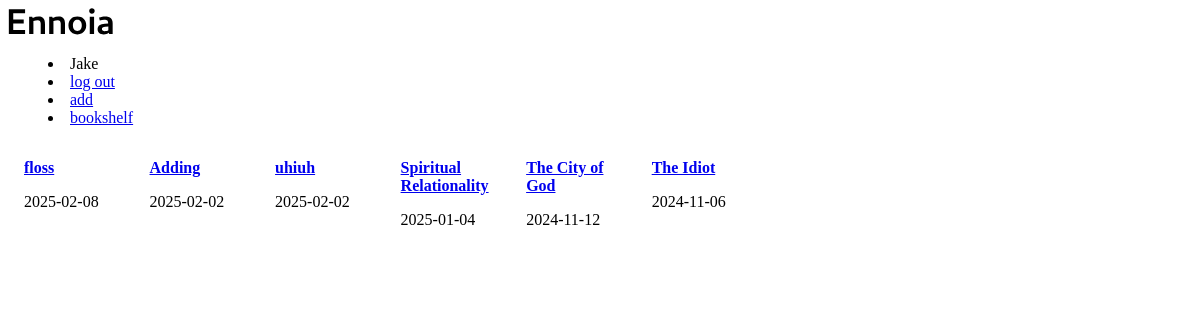
Page / (signed in) on the earlier database version.
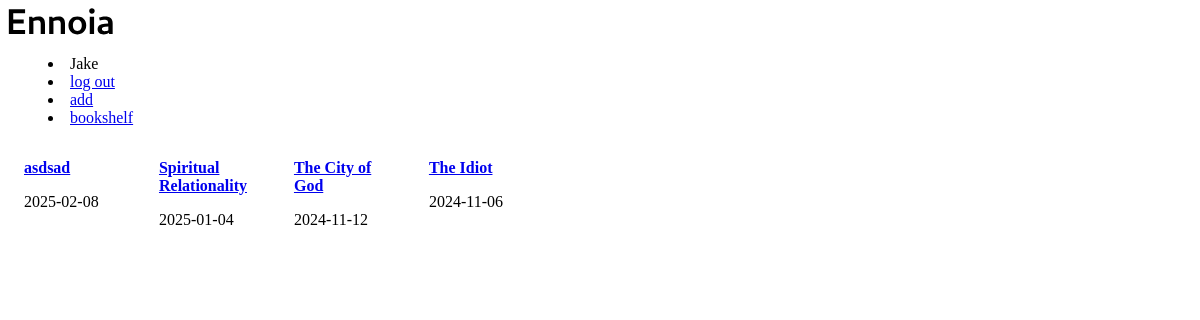
Same page on the later database version.
### tables this page shows
CREATE TABLE user (
    id INTEGER PRIMARY KEY AUTOINCREMENT,
    username TEXT UNIQUE NOT NULL,
    password TEXT NOT NULL
);

CREATE TABLE book (
        id INTEGER PRIMARY KEY AUTOINCREMENT,
        author TEXT NOT NULL,
        title TEXT NOT NULL,
        notes TEXT,
        added DATETIME DEFAULT CURRENT_TIMESTAMP
    );

### bookshelf/books.py (the view)
@bp.route('/')
@login_required
def books():
   db = get_db()
   library = db.execute(
     'SELECT book.id, book.author, book.title, book.notes, date(book.added) as added'
     ' FROM book'
     ' ORDER BY book.id DESC'
   ).fetchall()
   return render_template('library/index.html', list=library)

### bookshelf/auth.py (called while the page is built)
def login_required(view):
    @wraps(view)
    def wrapped_view(**kwargs):
        if g.user is None:
            return redirect(url_for('auth.login'))
        return view(**kwargs)
    return wrapped_view

@bp.before_app_request
def load_user():
    user_id = session.get('user_id')
    if user_id is None:
        g.user = None
    else:
        g.user = (
            get_db().execute('SELECT * FROM user WHERE id = ?', (user_id,)).fetchone()
        )

### bookshelf/db.py (called while the page is built)
def get_db():
    if 'db' not in g:
        g.db = sqlite3.connect(
            current_app.config['DATABASE'],
            detect_types=sqlite3.PARSE_DECLTYPES
        )
        g.db.row_factory = sqlite3.Row
    return g.db

### bookshelf/templates/library/index.html (shortened to what this page needs)
{% extends 'base.html' %}
{%block nav%}
    <menu>
        {% if g.user %}
            <li>{{g.user['username']}}</li>
            <li><a href='{{ url_for('auth.logout') }}'>log out</a></li>
            <li><a href='{{ url_for('books.add') }}'>add</a></li>
            <li><a href='{{ url_for('index') }}'>bookshelf</a></li>
        {% endif %}
    </menu>
{% endblock %}
{% block content %}
    {% for book in list %}
        <article>
            <a href='{{ url_for('books.view_book', id=book['id'], slug=book['title']) }}'><b>{{ book['title'] }}</b></a>
            <p> {{ book['added'] }} </p>
        </article>
    {% endfor %}
{% endblock %}

### bookshelf/templates/base.html (shortened to what this page needs)
<!DOCTYPE html>
<html>
   <head>
      <link rel='stylesheet' href='{{ url_for('static', filename='styles.css') }}'>
   </head>
   <nav>
      <img src='{{ url_for('static', filename='Ennoia.svg') }}'>
      {% block nav %}
      {% endblock %}
   </nav>
   <body>
      <div class ='app-container'>
         <main>
            {% block content %}
            {% endblock %}
         </main>
      </div>
   </body>
</html>

### bookshelf/static/styles.css (style rules this page uses)
.app-container { display: flex; flex-direction: row; min-height: 100vh; }
main { display: flex; flex-direction: row; }
article { flex: 1; padding: 1em; }

Differences in the rows shown:
removed book: title "floss", added "2025-02-08"
removed book: title "Adding", added "2025-02-02"
removed book: title "uhiuh", added "2025-02-02"
added book: title "asdsad", added "2025-02-08"
